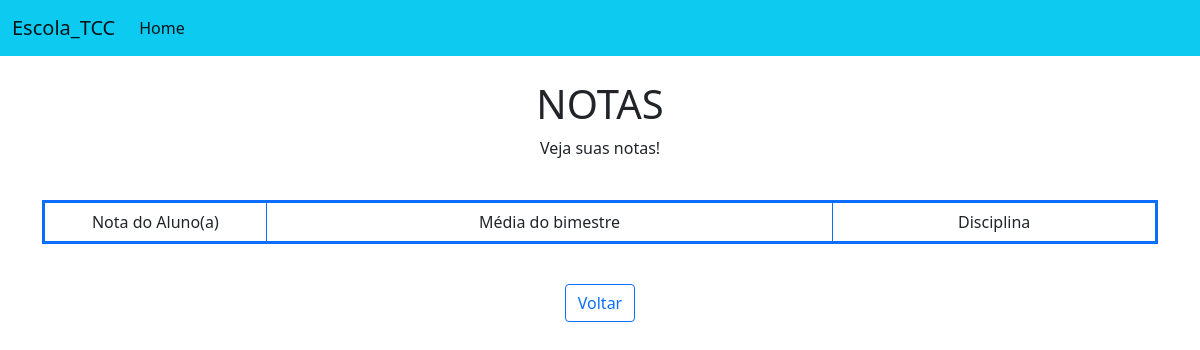
The page /notas.php on the database as committed earlier.
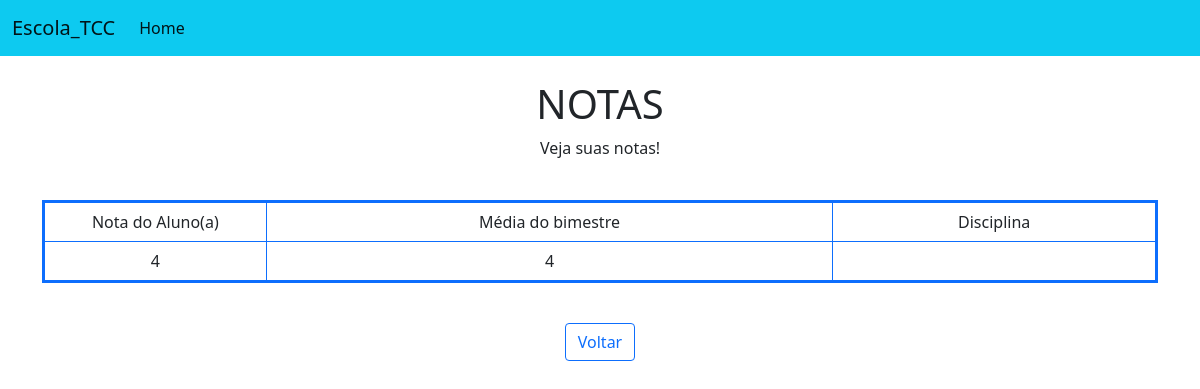
The same page on the database as committed later.
### tables this page shows
CREATE TABLE `armazinfo` (
  `notaAluno` int(2) NOT NULL,
  `mediaBimestre` decimal(20,0) NOT NULL,
  `frequenciaAluno` int(11) NOT NULL
);

### includes/BD.php (called while the page is built, shortened)
<?php
class BancodeDados{
    private $host = "localhost";
    private $user = "root";
    private $senha = "";
    private $banco = "escola_tcc";
    function conecta(){
    $this->con = @mysqli_connect($this->host,$this->user,$this->senha, $this->banco);
    }
}
?>

### notas.php (the view, shortened to what this page needs)
<?php
include ("includes/BD.php");
$mysql = new BancodeDados();
$mysql->conecta();
$sql="SELECT * FROM armazinfo";
$res = @mysqli_query($mysql->con, $sql) or die ("erro ao listar");
?>
<html lang ="PT-BR">
    <head>
      <link href="https://cdn.jsdelivr.net/npm/bootstrap@5.1.1/dist/css/bootstrap.min.css"
       rel="stylesheet">
 <nav class="navbar navbar-expand-lg navbar-light bg-info">
  <div class="container-fluid">
    <a class="navbar-brand" href="#">Escola_TCC</a>
    <div class="collapse navbar-collapse" id="navbarNavAltMarkup">
      <div class="navbar-nav">
        <a class="nav-link active" aria-current="page" href="index.php">Home</a>
      </div>
    </div>
  </div>
</nav>
    </head>
    <body>
    <br>
    <div class="jumbotron text-center">
      <h1>NOTAS</h1>
         <p>Veja suas notas!</p>
    </div>
        <br>
        <div class="container">
        <table class = "table table-bordered border-primary border border-3" style="width: 40%%">
            <tr>
                <td style="width: 20%"> <center> Nota do Aluno(a) </center> </td>
                <td> <center> Média do bimestre </center> </td>
                <td> <center> Disciplina </center> </td>
            </tr>
            <?php while($dado = $res->fetch_array()){ ?>
            <tr>
                <td><center><?php echo $dado["notaAluno"]; ?> </center></td>
                <td><center><?php echo $dado["mediaBimestre"]; ?></center></td>
                <td><center><?php echo $dado["FKcodDisciplina"]; ?> </center> </td>
            </tr>
            <?php } ?>
        </table>
        </div>
            <br>
        <center>
        <a href="index.php">
      <button type="button" class="btn btn-outline-primary">Voltar</button>
         </a>
        </center>
     </body>

Rows that differ between the two databases and show on the page:
added armazinfo: notaAluno "4", mediaBimestre "4"
